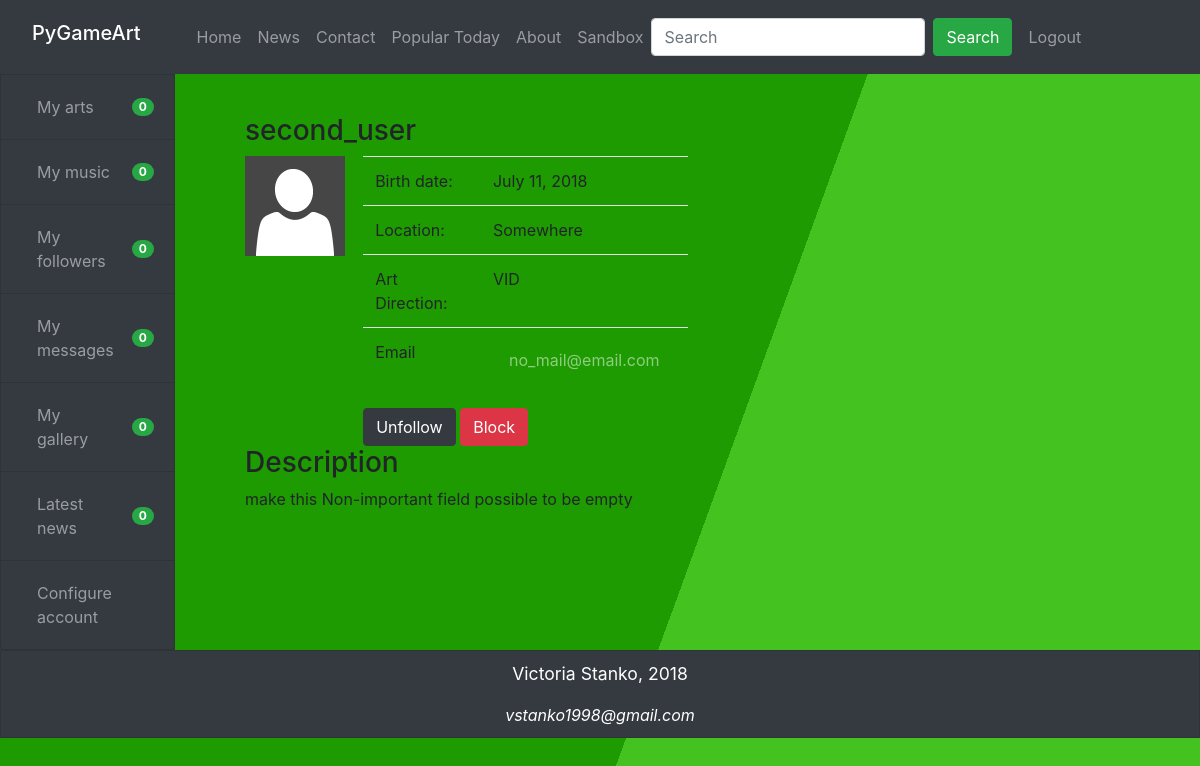
Before: /accounts/users_profile/4/ (signed in) with the older database file.
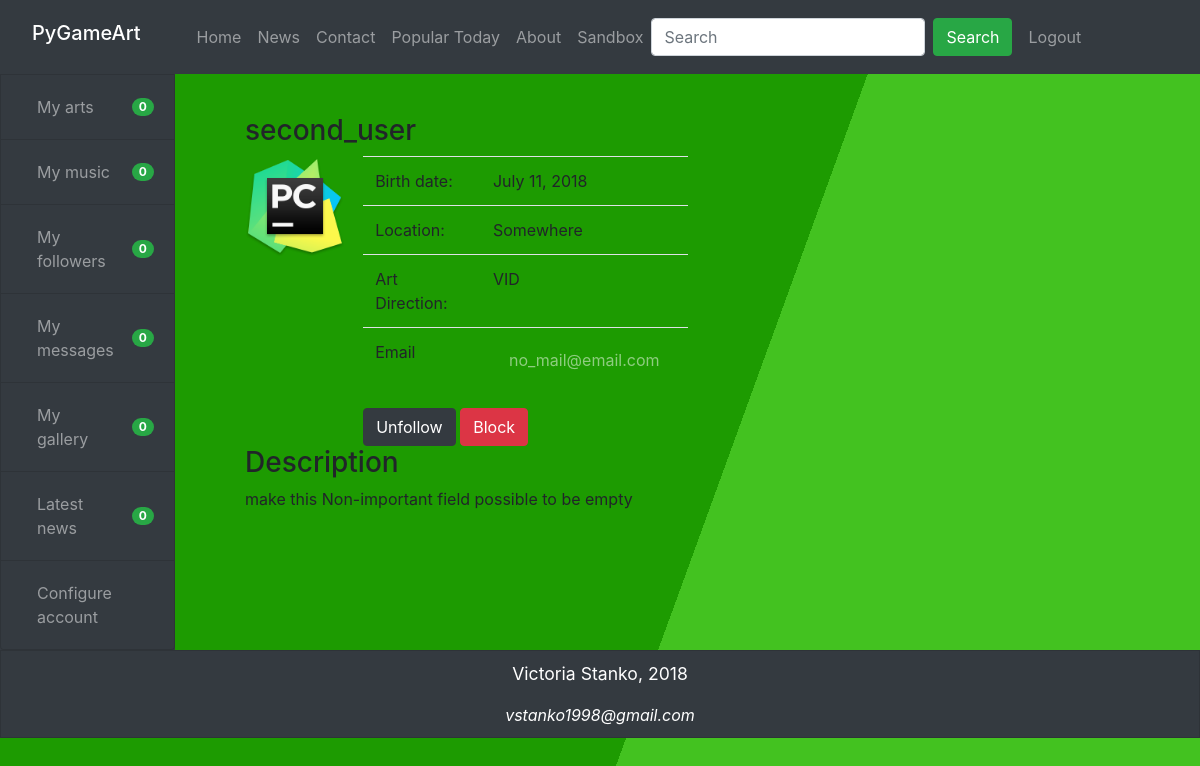
After: the same page with the newer database file.
### accounts/models.py (models this page shows, shortened)
class ArtUser(models.Model):
    art = 'ART'
    music = 'MUS'
    video = 'VID'
    text = 'TXT'
    ART_DIRECTION = (
        (art, 'Art'),
        (music, 'Music'),
        (video, 'Video'),
        (text, 'Text'),
    )
    user_id = models.CharField(default="", max_length=255)
    location = models.CharField(max_length=255, default="", null=True)
    birth_date = models.DateField(null=True, blank=True)
    description = models.TextField()
    art_direction = models.CharField(max_length=255, choices=ART_DIRECTION, default=art)
    user_avatar = models.ImageField(upload_to=image_directory_path, storage=image_storage, null=True, blank=True)
    liked_arts = models.ManyToManyField(Art)
    relationships = models.ManyToManyField('self', through='Relationship',
                                           symmetrical=False,
                                           related_name='related_to')
    def get_relationships(self, status):
        return self.relationships.filter(
            to_people__status=status,
            to_people__from_person=self)
    def get_following(self):
        return self.get_relationships(RELATIONSHIP_FOLLOWING)
    def get_blocking(self):
        return self.get_relationships(RELATIONSHIP_BLOCKED)

### accounts/views.py (the view)
# urls.py: path('users_profile/<int:pk>/', views.look_profile, name='user_profile'),
def look_profile(request, **kwargs):
    if request.user.is_authenticated:
        current_authenticated_user = ArtUser.objects.get(user_id=request.user.id)
        if kwargs:
            pk = kwargs["pk"]
        else:
            pk = request.user.id
        art_user = get_object_or_404(ArtUser, user_id=pk)
        follow_message = 'follow'
        block_message = 'block'
        if art_user in current_authenticated_user.get_blocking():
            block_message = 'unblock'
        if art_user in current_authenticated_user.get_following():
            follow_message = 'unfollow'
        try:
            user_profile = get_object_or_404(User, id=int(pk))
        except ValueError:
            return render(request, 'user_page.html')
        return render(request, 'user_page.html', {'art_user': art_user,
                                                  'user_profile': user_profile,
                                                  'follow_message': follow_message,
                                                  'block_message': block_message})
    else:
        return render(request, 'user_page.html')

### accounts/templates/user_page.html (shortened to what this page needs)
{% extends 'base.html' %}
{% load static %}
{% block content %}
{% if user.is_authenticated %}
    <div class="row">
        <div class="col-xs-12 col-sm-12 col-md-6 col-lg-6 col-xs-offset-0 col-sm-offset-0 col-md-offset-3 col-lg-offset-3 toppad" >
            <div class="panel panel-info">
                <div class="panel-heading">
                    <h3 class="panel-title">{{ user_profile.username }}</h3>
                </div>
                <div class="panel-body">
                    <div class="row">
                        <div class="col-md-3 col-lg-3 " align="center">
                            {% if art_user.user_avatar %}
                                <div class="image">
                                    <img style="height: 100px; width: 100px" src="{{ art_user.user_avatar.url }}" alt="User Image"/>
                                </div>
                            {% else %}
                                <div class="image">
                                    <img style="height: 100px; width: 100px" src="{% static 'user-default.png' %}" alt="User Image"/>
                                </div>
                            {% endif %}
                        </div>
                    <div class=" col-md-9 col-lg-9 ">
                        <table class="table table-user-information">
                            <tbody>
                                <tr>
                                    <td>Birth date:</td>
                                    <td>{{ art_user.birth_date }}</td>
                                </tr>
                                <tr>
                                    <td>Location:</td>
                                <td>{{ art_user.location }}</td>
                                </tr>
                                <tr>
                                    <td>Art Direction:</td>
                                    <td>{{ art_user.art_direction }}</td>
                                </tr>
                                <tr>
                                    <td>Email</td>
                                    <td><a class="nav-link" href="mailto:{{ user_profile.email }}">{{ user_profile.email }}</a></td>
                                </tr>
                            </tbody>
                        </table>
                  <a href="#" id="{{ art_user.id }}" class="relateAction {{ follow_message }} btn btn-dark">{{ follow_message }}</a>
                  <a id="{{ art_user.id }}" class="relateAction {{ block_message }} btn btn-danger" href="#">{{ block_message }}</a>
                </div>
              </div>
            </div>
            <div class="panel-footer">
                <h3>Description</h3>
                <span class="pull-right">
                    {{ art_user.description }}
                </span>
            </div>
          </div>
        </div>
    </div>
{% else %}
    <p>You are not logged in</p>
    <a class="btn btn-dark" href="{% url 'login' %}">login</a>
{% endif %}
{% endblock %}

Changed rows visible on the page:
changed ArtUser "Somewhere": user_avatar: picture added
